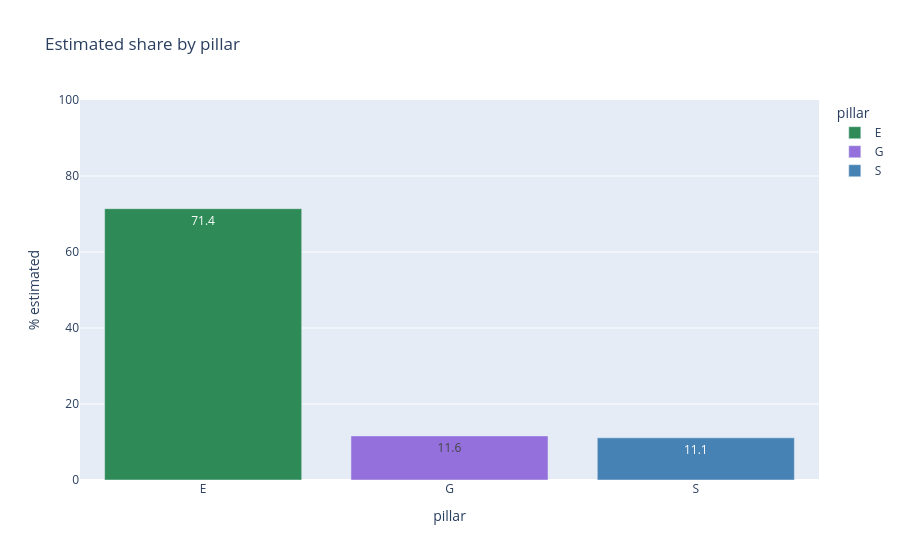

The notebook cell this image was saved under:
### Markdown cell above
## 0. Baseline — the pillar-level gap

The headline finding, for context: the Environmental pillar is overwhelmingly
*estimated*, while Social and Governance are mostly *reported*.

### Code cell
pillar = (df.groupby("pillar")["est"].mean().mul(100).round(1)
            .rename("estimated_%").reset_index())
fig = px.bar(pillar, x="pillar", y="estimated_%", color="pillar",
             text="estimated_%", title="Estimated share by pillar",
             color_discrete_map={"E":"#2e8b57","S":"#4682b4","G":"#9370db"})
fig.update_yaxes(title="% estimated", range=[0,100]); fig.show()
pillar

### Figure 1 — Plotly figure (JSON) as saved in the notebook; plotly's stock layout.template omitted (floating-point values rounded to 4 significant figures)
{"data": [{"hovertemplate": "pillar=%{x}<br>estimated_%=%{text}<extra></extra>", "legendgroup": "E", "marker": {"color": "#2e8b57", "pattern": {"shape": ""}}, "name": "E", "orientation": "v", "showlegend": true, "text": [71.4], "textposition": "auto", "type": "bar", "x": ["E"], "xaxis": "x", "y": [71.4], "yaxis": "y"}, {"hovertemplate": "pillar=%{x}<br>estimated_%=%{text}<extra></extra>", "legendgroup": "G", "marker": {"color": "#9370db", "pattern": {"shape": ""}}, "name": "G", "orientation": "v", "showlegend": true, "text": [11.6], "textposition": "auto", "type": "bar", "x": ["G"], "xaxis": "x", "y": [11.6], "yaxis": "y"}, {"hovertemplate": "pillar=%{x}<br>estimated_%=%{text}<extra></extra>", "legendgroup": "S", "marker": {"color": "#4682b4", "pattern": {"shape": ""}}, "name": "S", "orientation": "v", "showlegend": true, "text": [11.1], "textposition": "auto", "type": "bar", "x": ["S"], "xaxis": "x", "y": [11.1], "yaxis": "y"}], "layout": {"barmode": "relative", "legend": {"title": {"text": "pillar"}, "tracegroupgap": 0}, "title": {"text": "Estimated share by pillar"}, "xaxis": {"anchor": "y", "categoryarray": ["E", "G", "S"], "categoryorder": "array", "domain": [0.0, 1.0], "title": {"text": "pillar"}}, "yaxis": {"anchor": "x", "domain": [0.0, 1.0], "range": [0, 100], "title": {"text": "% estimated"}}}}
